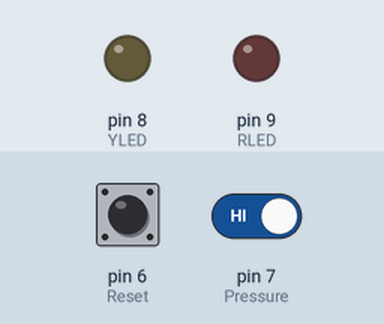
This sketch was run on a simulated Arduino Uno, built with avr-gcc and run on an emulated ATmega328P. On the bench: output pins drawn as LEDs (lit = HIGH). Inputs (shaded band) come from the test bench; at power-on: pin 7 (Pressure) HIGH, pin 6 (Reset) HIGH.

Above: at 1.2 s.
1.3 s: pin 7 (Pressure) driven LOW
At 2.0 s:
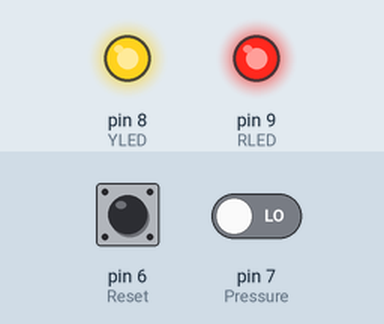
2.8 s: pin 6 (Reset) pulled LOW for 0.15 s
At 2.9 s:
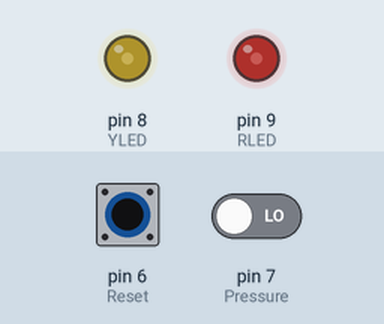
4.5 s: pin 7 (Pressure) driven HIGH
At 5.6 s:
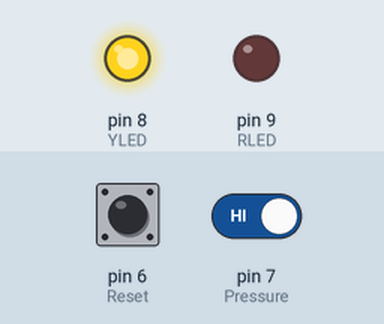
6.0 s: pin 6 (Reset) pulled LOW for 1 s
At 6.7 s:
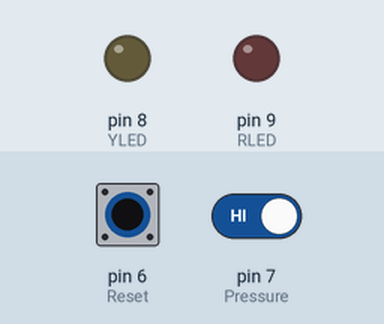
Timing chart, 0 to 9.0 s (numbered marks = the images above; inputs shaded):
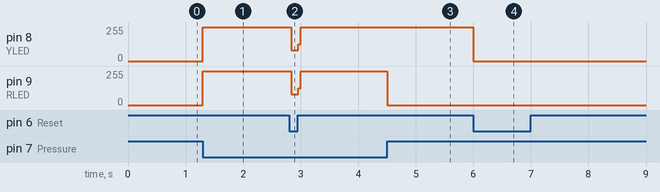

The sketch:

Pressure_Tester.ino
```cpp
//*************************************************************
//    This program use 2 button to simulate a pressure tester
//            By Siyan Zhang @ George Brown College
//                        ID 100757256
//                      Data 2012-09-27
//*************************************************************

#define RLED 9  //Define the pins that used in this program
#define YLED 8
#define Pressure 7
#define Reset 6

boolean PBState=1;  //Use to save real-time data of Pressure Button
boolean RBState=1;  //Use to save real-time data of Reset Button
boolean StateSave=1;  //To record if pressure button is pressed after cycle started

void setup()
{
  pinMode(RLED,OUTPUT);  //Set pins mode
  pinMode(YLED,OUTPUT);
  pinMode(Pressure,INPUT);
  pinMode(Reset,INPUT);
}

void loop()
{
  PBState=digitalRead(Pressure);  //Read the state of two button
  RBState=digitalRead(Reset);
  if(PBState==LOW)  //Determine if Pressure Button is pressed in this cycle
  {
    digitalWrite(RLED,HIGH);
    digitalWrite(YLED,HIGH);
    StateSave = LOW;
  }  //If Pressure Button is pressed, turn on both LEDs and record the state for next cycle
  if(PBState==HIGH&&StateSave==LOW&&RBState==HIGH)  //Determine if Pressure Button was pressed at last cycleand but released now, and Reset Button is not pressed.
  {
    digitalWrite(RLED,LOW);
    digitalWrite(YLED,HIGH);
  } //Turn on Yellow LED and turn off Red LED
  if(RBState==LOW)  //Determine if Reset Button is pressed in this cycle
  {
    digitalWrite(RLED,LOW);
    digitalWrite(YLED,LOW);
    StateSave = HIGH;
  }  //Reset state and turn off two LEDs
}
```

Measured:
- after the input at 1.3 s, pin 8 (YLED), pin 9 (RLED): 0/255 → 255/255 at once
- after the input at 2.8 s, pin 8 (YLED), pin 9 (RLED): 255/255 → 79/255 at once, → 255/255 0.12 s later
- after the input at 4.5 s, pin 9 (RLED): 255/255 → 0/255 at once
- after the input at 6.0 s, pin 8 (YLED): 255/255 → 0/255 at once
